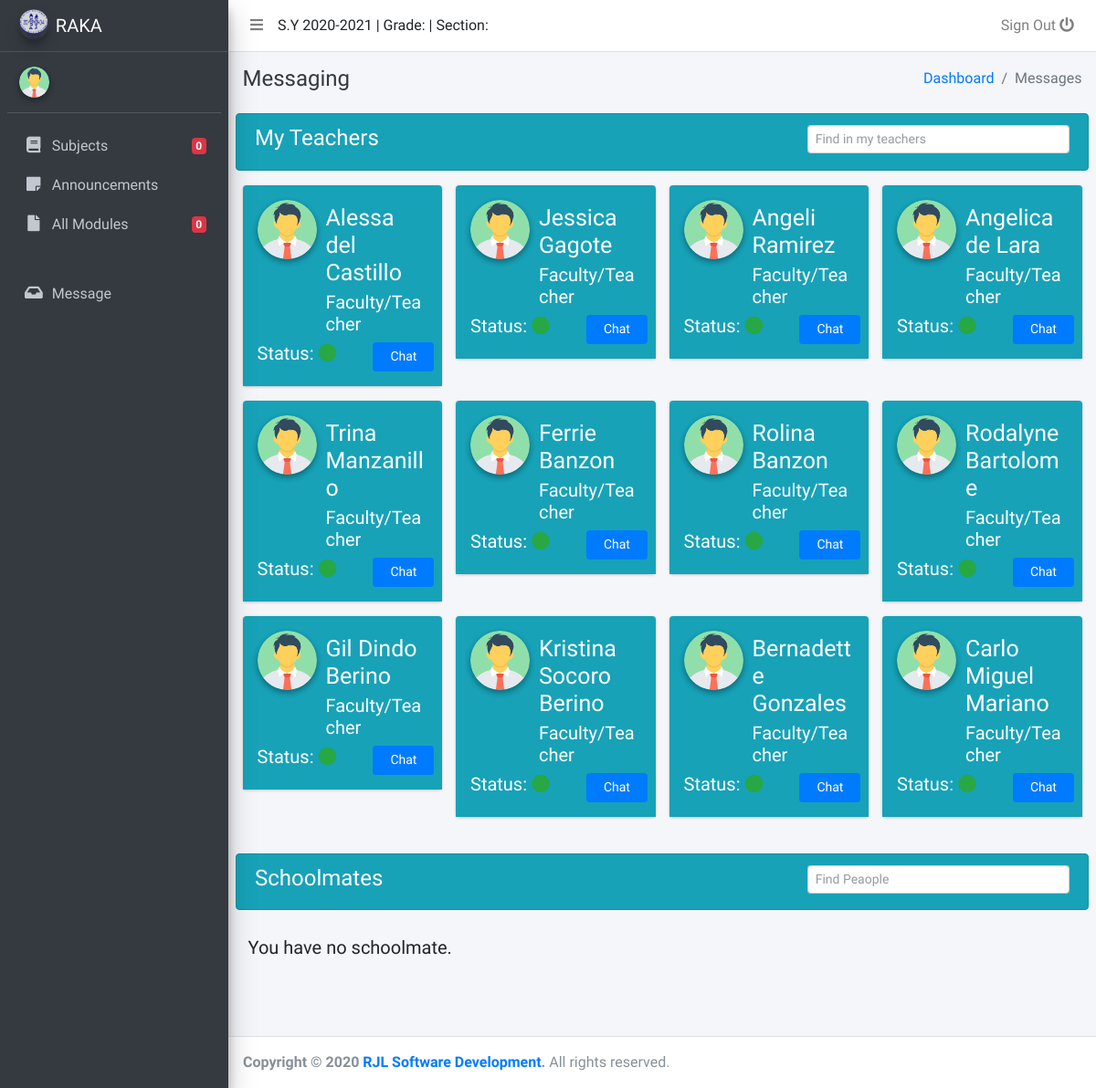
The app's page /pages/messages.php (signed in), older data.
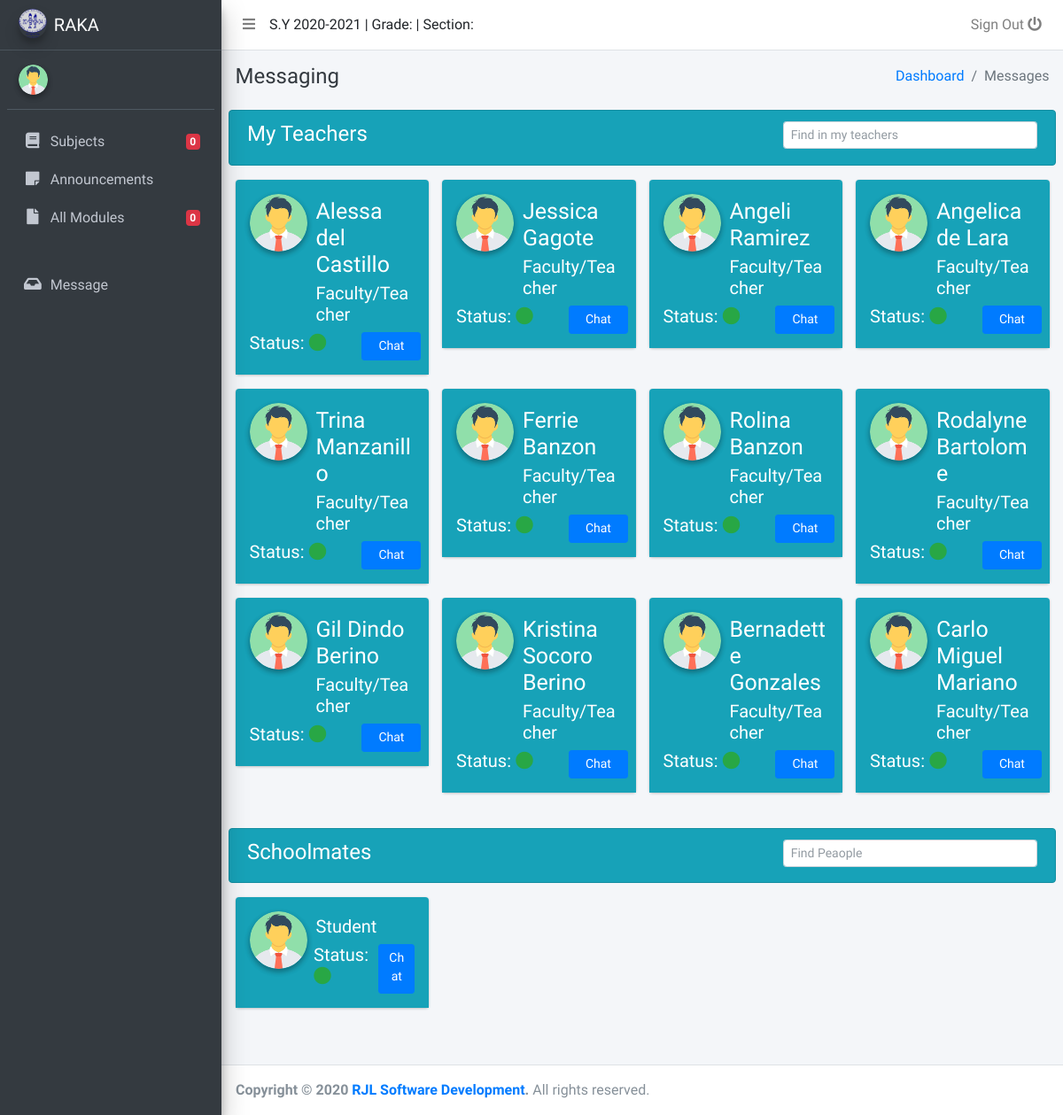
The same page, newer data.
### tables this page shows
CREATE TABLE IF NOT EXISTS `tblusers` (
  `employeeid` varchar(255) DEFAULT NULL,
  `empposition` varchar(255) DEFAULT NULL,
  `username` varchar(255) DEFAULT NULL,
  `userpassword` varchar(255) DEFAULT NULL,
  `activestatus` tinyint(1) DEFAULT NULL,
  `approvalpass` varchar(255) DEFAULT ''
);

CREATE TABLE IF NOT EXISTS `tblhr_personalinfo` (
  `accid` int(11) DEFAULT 0,
  `employeeid` varchar(255) DEFAULT '',
  `surname` varchar(255) DEFAULT '',
  `firstname` varchar(255) DEFAULT '',
  `middlename` varchar(255) DEFAULT '',
  `ext_id` int(11) DEFAULT 0,
  `dateofbirth` date DEFAULT NULL,
  `placeofbirth` int(11) DEFAULT 0,
  `gender` int(11) DEFAULT 1,
  `civilstatus` int(11) DEFAULT 1,
  `citizenship` int(11) DEFAULT 1,
  `height` double DEFAULT 0,
  `weight` double DEFAULT 0,
  `bloodtype` int(11) DEFAULT 0,
  `gsis_num` varchar(255) DEFAULT '',
  `pagibig_num` varchar(255) DEFAULT '',
  `philhealth_num` varchar(255) DEFAULT '',
  `sss_num` varchar(255) DEFAULT '',
  `res_address` varchar(255) DEFAULT '',
  `res_cityid` int(11) DEFAULT 0,
  `res_telnum` varchar(255) DEFAULT '',
  `per_address` varchar(255) DEFAULT '',
  `per_cityid` int(11) DEFAULT 0,
  `per_telnum` varchar(255) DEFAULT '',
  `email` varchar(255) DEFAULT '',
  `cp_num` varchar(255) DEFAULT '',
  `schedid` int(11) DEFAULT 0,
  `tax_num` varchar(255) DEFAULT '',
  `positionid` int(11) DEFAULT 0,
  `depid` int(11) DEFAULT 0,
  `empstatus` int(11) DEFAULT 0,
  `ctc_num` varchar(255) DEFAULT '',
  `issued_at` varchar(255) DEFAULT '',
  `issued_date` date DEFAULT NULL,
  `date_accomplish` date DEFAULT NULL,
  `spouse_surname` varchar(255) DEFAULT '',
  `spouse_name` varchar(255) DEFAULT '',
  `spouse_mname` varchar(255) DEFAULT '',
  `spouse_occupation` varchar(255) DEFAULT '',
  `spouse_employer_name` varchar(255) DEFAULT '',
  `spouse_bus_add` varchar(255) DEFAULT '',
  `spouse_telnum` varchar(255) DEFAULT '',
  `father_surname` varchar(255) DEFAULT '',
  `father_name` varchar(255) DEFAULT '',
  `father_mname` varchar(255) DEFAULT '',
  `mother_surname` varchar(255) DEFAULT '',
  `mother_name` varchar(255) DEFAULT '',
  `mother_mname` varchar(255) DEFAULT '',
  `branchid` int(11) DEFAULT 1,
  `reg_date` date DEFAULT NULL,
  `leavecredit` int(11) DEFAULT 0
);

CREATE TABLE IF NOT EXISTS `portal_students` (
  `id` int(11) NOT NULL AUTO_INCREMENT,
  `studentId` varchar(50) NOT NULL,
  `gradeId` varchar(50) NOT NULL,
  `sectionid` varchar(50) NOT NULL,
  `subjectid` varchar(50) DEFAULT NULL,
  `TeacherId` varchar(50) NOT NULL,
  `studentstat` varchar(50) NOT NULL,
  `createdby` varchar(50) NOT NULL,
  PRIMARY KEY (`id`)
);

CREATE TABLE IF NOT EXISTS `portal_user_details` (
  `id` int(11) NOT NULL AUTO_INCREMENT,
  `userId` varchar(50) NOT NULL,
  `firstname` varchar(50) NOT NULL,
  `middlename` varchar(50) NOT NULL,
  `lastname` varchar(50) NOT NULL,
  `profile_pic` varchar(500) NOT NULL DEFAULT 'images\\profiles\\man.png',
  `contactNumber` varchar(20) NOT NULL,
  `email` varchar(100) DEFAULT NULL,
  `position` varchar(50) NOT NULL,
  `mothersname` varchar(50) NOT NULL,
  `motherscontactnumber` varchar(50) NOT NULL,
  `fathersname` varchar(50) NOT NULL,
  `fatherscontactnumber` varchar(50) NOT NULL,
  `createdby` varchar(50) NOT NULL,
  PRIMARY KEY (`id`)
);

### pages/student-header.php (called while the page is built, shortened)
<?php
    require '../functions/functions.php';
    $func = new functions($conn);
  ?>

### functions/functions.php (called while the page is built, shortened)
<?php
	class functions{
		private $dbase;
		public function __construct($database){
			@$this->dbase = $database;
		}
		public function teachers(){
			$query = $this->dbase->query("SELECT * FROM tblusers a, tblaccounts b, tblhr_personalinfo c WHERE a.employeeid = b.accid AND c.accid = a.employeeid AND b.acctype = 1 AND b.isactive = 1 ORDER BY accname ASC LIMIT 12");
			return $query;
		}
		public function all_schoolmate_user($secid){
			$query = $this->dbase->query("SELECT * FROM portal_students a, portal_user_details b, portal_users c WHERE a.studentId = b.userId AND b.userId = c.userId AND a.sectionid = \"$secid\" ORDER BY a.studentId ASC");
			return $query;
		}
	}
?>

### pages/messages.php (the view, shortened to what the changed rows need)
<?php
  if(isset($_SESSION['user_id'])){
    if($_SESSION['access'] == 1){
      @require 'teacher-header.php';
    } else {
      @require 'student-header.php';
    }
?>
  <?php require 'header.php'; ?>
  <div class="content-wrapper">
    <section class="content">
      <div class="container-fluid">
        <?php if($_SESSION['access'] == 1){ ?>
        <div class="row">
          <div class="col-lg-12 alert alert-sm alert-info">
            <div class="row">
              <h4 class="col-md-4"> My Students </h4>
              <div class="col-md-4"></div>
              <div class="col-md-4 input-group input-group-sm text-right">
                <input type="text" placeholder="Find in my students" id="findstudent" class="form-control" onkeyup="searchStudent()">
                <!--<span class="input-group-append">
                  <button type="button" class="btn btn-sm btn-success btn-flat" onclick="searchStudent()">Go!</button>
                </span>-->
              </div>
            </div>
          </div>
        </div>
        <div class="row" id="studentRes">
          <?php
            $studentList = $func->teacher_student();
            if($studentList->num_rows > 0){
              while($studData = $studentList->fetch_assoc()){
                if($stat = $studData['status'] == 1){
                  $stat = '<i class="fa fa-circle text-success"></i>';
                } else {
                  $stat = '<i class="fa fa-circle text-danger"></i>';
                }
          ?>
              <div class="col-md-3">
                <div class="card card-widget widget-user-2">
                  <div class="widget-user-header bg-info">
                    <div class="widget-user-image">
                      <img class="img-circle elevation-2" src="../<?= $studData['profile_pic'] ?>" alt="User Avatar">
                    </div>
                    <h3 class="widget-user-username"><?= $studData['firstname'].' '.$studData['lastname'] ?></h3>
                    <label class="widget-user-desc"> <?= $studData['position'].' | '.$studData['description'] ?> </label>
                    <div class="row">
                      <h5 class="col-md-8"> Status: <?= $stat ?> </h5>
                      <a href="message-box.php?messageid=<?= $studData['userId'] ?>" class="col-md-4 float-right btn btn-sm btn-primary"> Chat </a>
                    </div>
                  </div>
                </div>
              </div><hr>
                <?php
                    }
                  } else {
                ?>
                <div class="row">
                  <div class=" col-12 alert alert-sm alert-default">
                    <h5> You have no student  </h5>
                  </div>
                </div><hr>
                <?php
                  }
                  ?>
          </div><br>
        <div class="row">
          <div class="col-lg-12 alert alert-sm alert-info">
            <div class="row">
              <h4 class="col-md-4"> All Faculty </h4>
              <div class="col-md-4"></div>
              <div class="col-md-4 input-group input-group-sm text-right">
                <input type="text" id="findfaculty" placeholder="Find Peaople" class="form-control" onkeyup="searchfaculty()">
                <!--<span class="input-group-append">
                  <button type="button" class="btn btn-sm btn-success btn-flat">Go!</button>
                </span>-->
              </div>
            </div>
          </div>
        </div>
        <div class="row" id="facultyRes">
          <?php
            $studentList = $func->all_faculty_user();
            if($studentList->num_rows > 0){
              while($studData = $studentList->fetch_assoc()){
                if($stat = $studData['activestatus'] == 1){
                  $stat = '<i class="fa fa-circle text-success"></i>';
                } else {
                  $stat = '<i class="fa fa-circle text-danger"></i>';
                }
          ?>
              <div class="col-md-3">
                <div class="card card-widget widget-user-2">
                  <div class="widget-user-header bg-info">
                    <div class="widget-user-image">
                      <img class="img-circle elevation-2" src="../images/profiles/man.png" alt="User Avatar">
                    </div>
                    <h3 class="widget-user-username"><?= $studData['accname'] ?></h3>
                    <h5 class="widget-user-desc"> <?= $studData['empposition'] ?> </h5>
                    <div class="row">
                      <h5 class="col-md-8"> Status: <?= $stat ?> </h5>
                      <a href="message-box.php?messageid=<?= $studData['accid'] ?>" class="col-md-4 float-right btn btn-sm btn-primary"> Chat </a>
                    </div>
                  </div>
                </div>
              </div><hr>
                <?php
                    }
                  } else {
                ?>
                <div class="row">
                  <div class=" col-12 alert alert-sm alert-default">
                    <h5> You have no student  </h5>
                  </div>
                </div><hr>
                <?php
                  }
                  ?>
          </div><br>
          <?php
          } else {
          ?>
        <div class="row" id="teacherres">
          <?php
            $studentList = $func->teachers();
            if($studentList->num_rows > 0){
              while($studData = $studentList->fetch_assoc()){
                if($stat = $studData['isactive'] == 1){
                  $stat = '<i class="fa fa-circle text-success"></i>';
                } else {
                  $stat = '<i class="fa fa-circle text-danger"></i>';
                }
          ?>
              <div class="col-md-3">
                <div class="card card-widget widget-user-2">
                  <div class="widget-user-header bg-info">
                    <div class="widget-user-image">
                      <img class="img-circle elevation-2" src="../images/profiles/man.png" alt="User Avatar">
                    </div>
                    <h3 class="widget-user-username"><?= $studData['firstname'].' '.$studData['surname'] ?></h3>
                    <h5 class="widget-user-desc"> Faculty/Teacher </h5>
                    <div class="row">
                      <h5 class="col-md-8"> Status: <?= $stat ?> </h5>
                      <a href="message-box.php?messageid=<?= $studData['accid'] ?>" class="col-md-4 float-right btn btn-sm btn-primary"> Chat </a>
                    </div>
                  </div>
                </div>
              </div><hr>
                <?php
                    }
                  }
                  ?>
          </div><br>
        <div class="row" id="scmateres">
          <?php
            $studentList = $func->all_schoolmate_user($sectionid);
            if($studentList->num_rows > 0){
              while($studData = $studentList->fetch_assoc()){
                if($stat = $studData['status'] == 1){
                  $stat = '<i class="fa fa-circle text-success"></i>';
                } else {
                  $stat = '<i class="fa fa-circle text-danger"></i>';
                }
          ?>
              <div class="col-md-3">
                <div class="card card-widget widget-user-2">
                  <div class="widget-user-header bg-info">
                    <div class="widget-user-image">
                      <img class="img-circle elevation-2" src="../<?= $studData['profile_pic'] ?>" alt="User Avatar">
                    </div>
                    <h5 class="widget-user-desc"> <?= $studData['position'] ?> </h5>
                    <div class="row">
                      <h5 class="col-md-8"> Status: <?= $stat ?> </h5>
                      <a href="message-box.php?messageid=<?= $studData['userId'] ?>" class="col-md-4 float-right btn btn-sm btn-primary"> Chat </a>
                    </div>
                  </div>
                </div>
              </div><hr>
                <?php
                    }
                  } else {
                ?>
                <div class="row">
                  <div class=" col-12 alert alert-sm alert-default">
                    <h5> You have no schoolmate.  </h5>
                  </div>
                </div><hr>
                <?php
                  }
                  ?>
          </div><br>
          <?php
          }
          ?>
        </div><br>
        </div>
      </div>
<?php
  require 'footer.php';
  } else {
    header('location:../');
  }
?>

Row changes from the older to the newer data that the page shows:
added portal_students: portal_user_details.position "Student"
Text that changed along with them:
text no longer shown: "You have no schoolmate."
